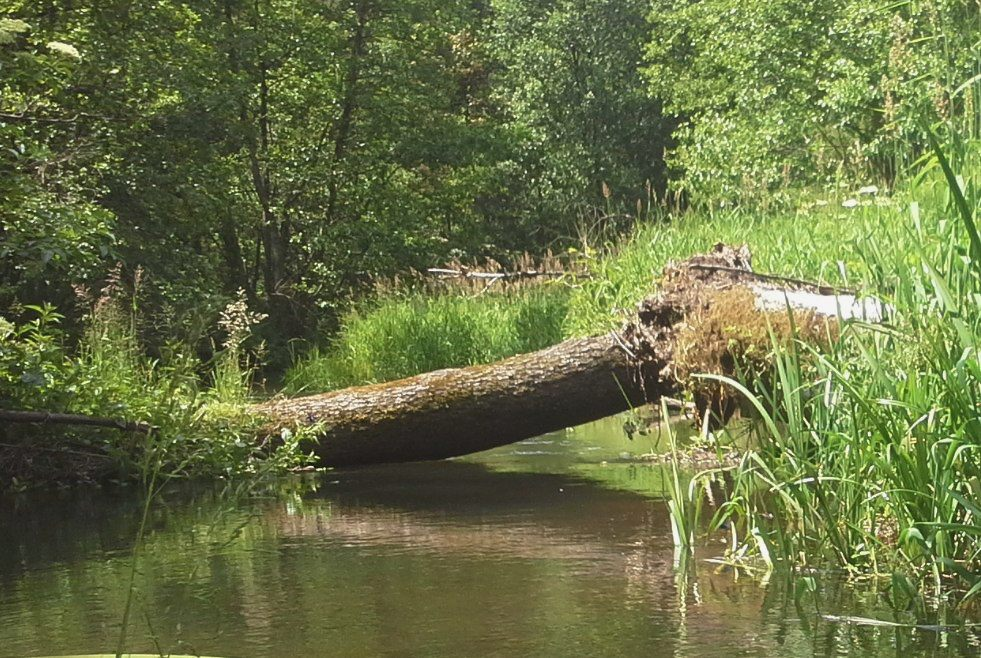
%> input picture rzeczka.jpg, 981 x 658 px
$ octave lab4_6.m   (GNU Octave 9; MATLAB toolbox functions it lacks are replaced by stand-ins)
%> lines starting %> are read from the running program, lines starting %| are printed output that depends on the picture
clear all; clf; clc;
#
img8 = imread("rzeczka.jpg");
%> img8 is the input picture: size 658x981x3 uint8; mean R, G, B 104.7, 113.4, 68.7
img = double(img8);
#
function wyjscie = PrzytnijZakres(wejscie)
  if(wejscie <= 0)
    wyjscie = 0;
  elseif(wejscie >= 255)
    wyjscie = 255;
  else
    wyjscie = wejscie;
  endif
endfunction
#
function wyjscie = Porownanie_vPS_mnoznik(we_stare, we_nowe, mnoznik)
  wyjscie = PrzytnijZakres(mnoznik * abs(we_nowe - we_stare));
endfunction
#
function wyjscie = Porownanie_v2_mnoznik(we_stare, we_nowe, mnoznik)
  wyjscie = PrzytnijZakres(mnoznik * (we_nowe - we_stare) + 127.5);
endfunction
#
gam = 1.5;
#
img_r = img(:,:,1);
img_g = img(:,:,2);
img_b = img(:,:,3);
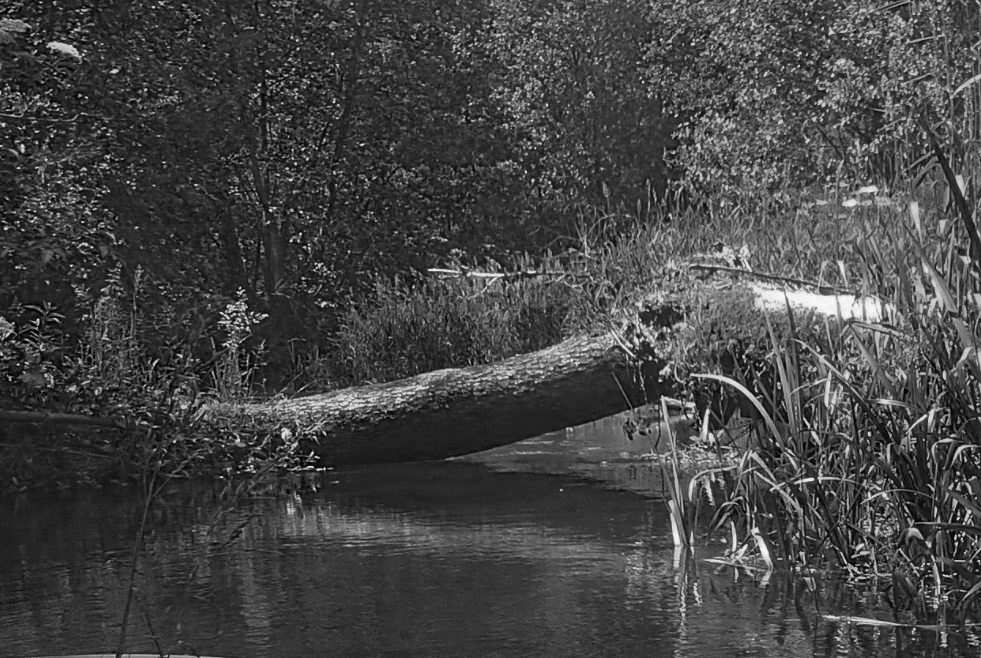
%> img_b: size 658x981 double; min 0, max 254, mean 68.7
#
img_y = 0 + 0.299*img_r + 0.587*img_g + 0.114*img_b;
img_cb = 128 - 0.168736*img_r - 0.331264*img_g + 0.5*img_b;
img_cr = 128 + 0.5*img_r - 0.418688*img_g - 0.081312*img_b;
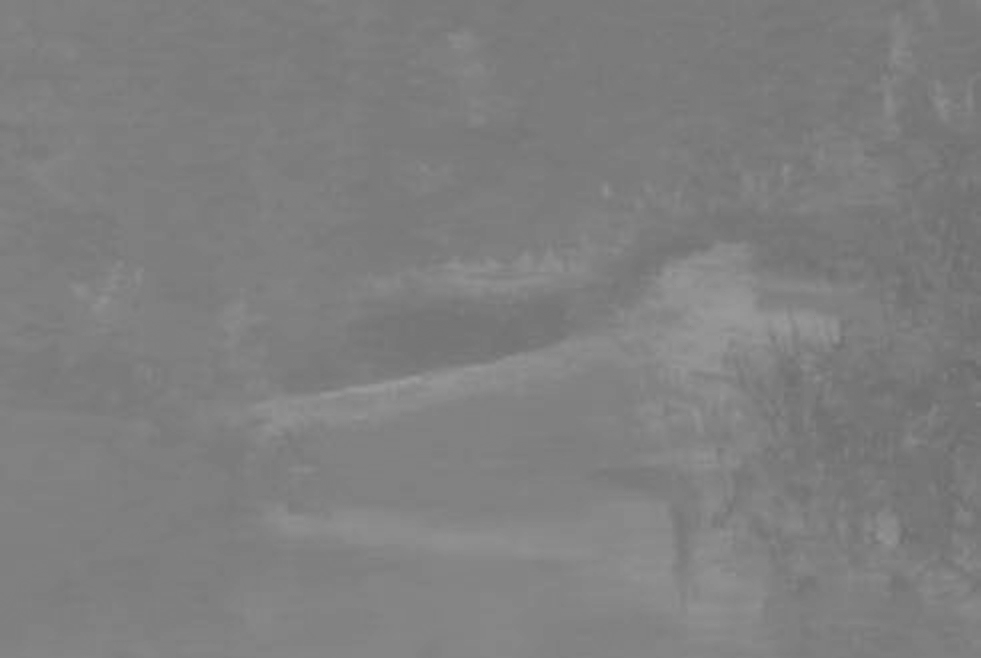
%> img_cr: size 658x981 double; min 107.8, max 156, mean 127.3
# Y gamma 1.5
img_y = ((img_y/255).^(1/gam))*255;
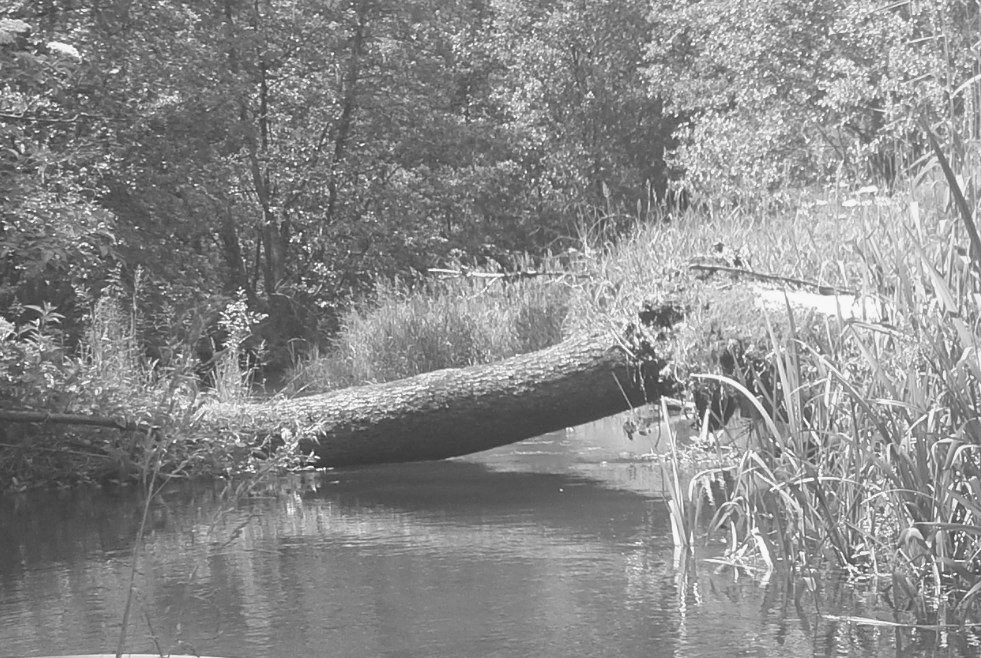
%> img_y: size 658x981 double; min 20.71, max 254.2, mean 138.7
#
img_pokonwersji = img;
img_pokonwersji(:,:,1) = round(img_y+1.402*(img_cr-128));
img_pokonwersji(:,:,2) = round(img_y-0.344136*(img_cb-128)-0.714136*(img_cr-128));
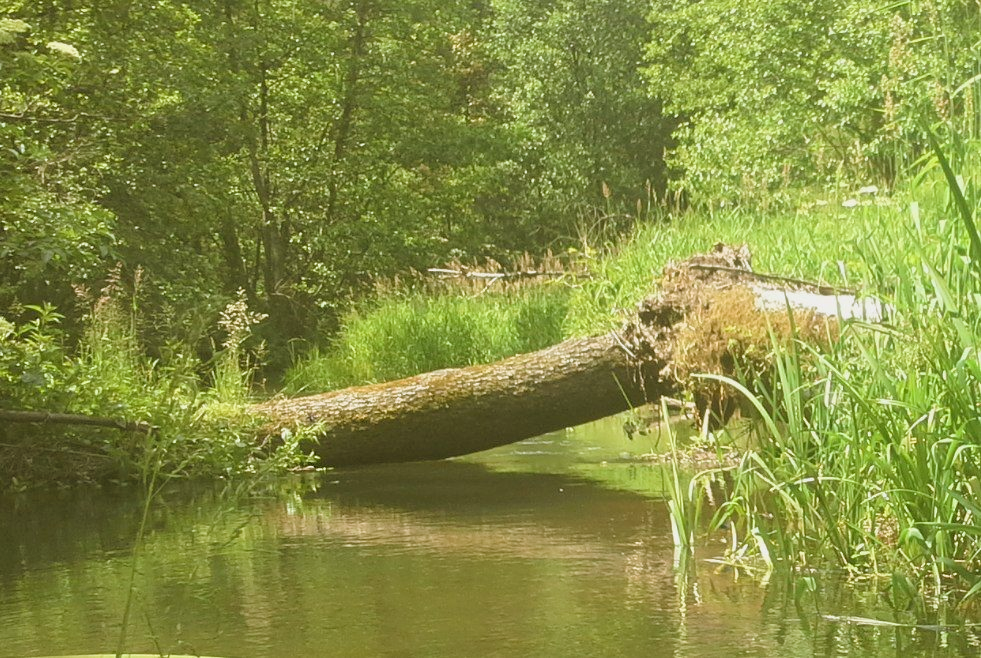
%> img_pokonwersji: size 658x981x3 double; mean R, G, B 137.7, 146.4, 68.7; drawn with min black and max white
img_pokonwersji(:,:,3) = round(img_y+1.772*(img_cb-128));
#
img_gam = ((img/255).^(1/gam))*255;
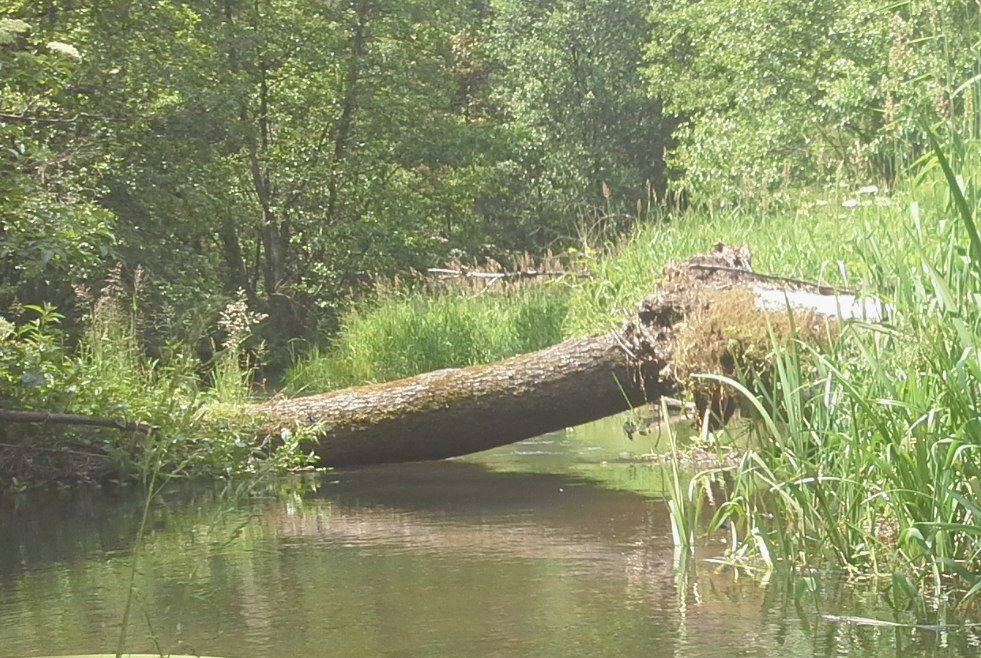
%> img_gam: size 658x981x3 double; mean R, G, B 137.7, 145.4, 103
#
subplot(2, 2, 1);
imshow(img_gam/255);
title("RGB gamma 1.5");
#
subplot(2, 2, 2);
imshow(img_pokonwersji/255);
title("YCbCr, Y gamma 1.5, RGB");
#
subplot(2, 2, 3);
imshow(Porownanie_vPS_mnoznik(img_gam, img_pokonwersji, 50)/255);
title("porownanie v.PS * 50");
#
subplot(2, 2, 4);
imshow(Porownanie_v2_mnoznik(img_gam, img_pokonwersji, 50)/255);
%> in PrzytnijZakres (call 2), `wyjscie = wejscie;`:
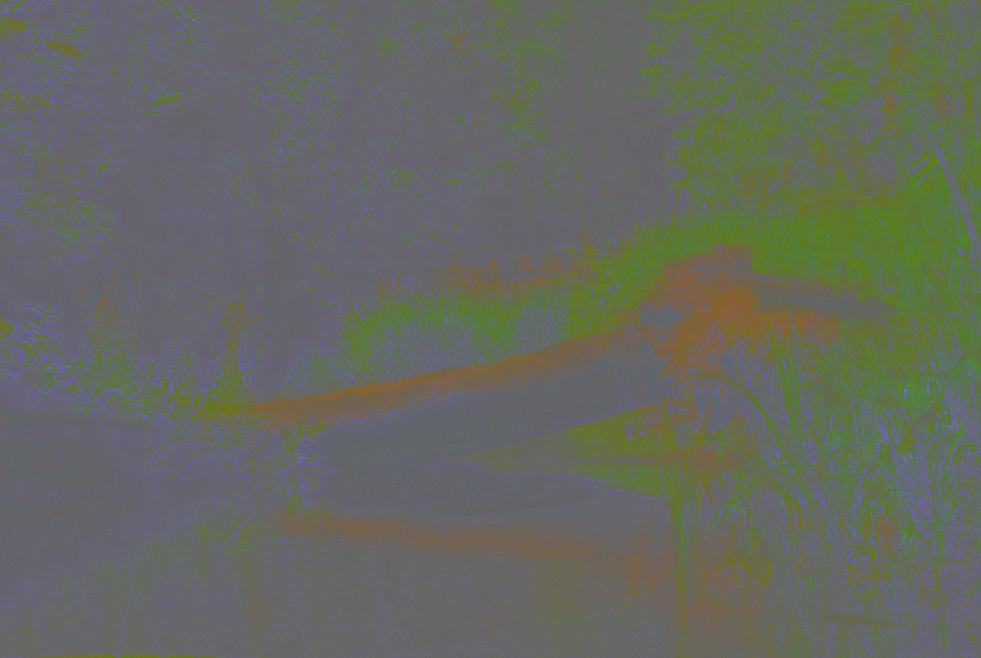
%> wyjscie: size 658x981x3 double; mean R, G, B 128.4, 178.9, 60.8; drawn with min black and max white
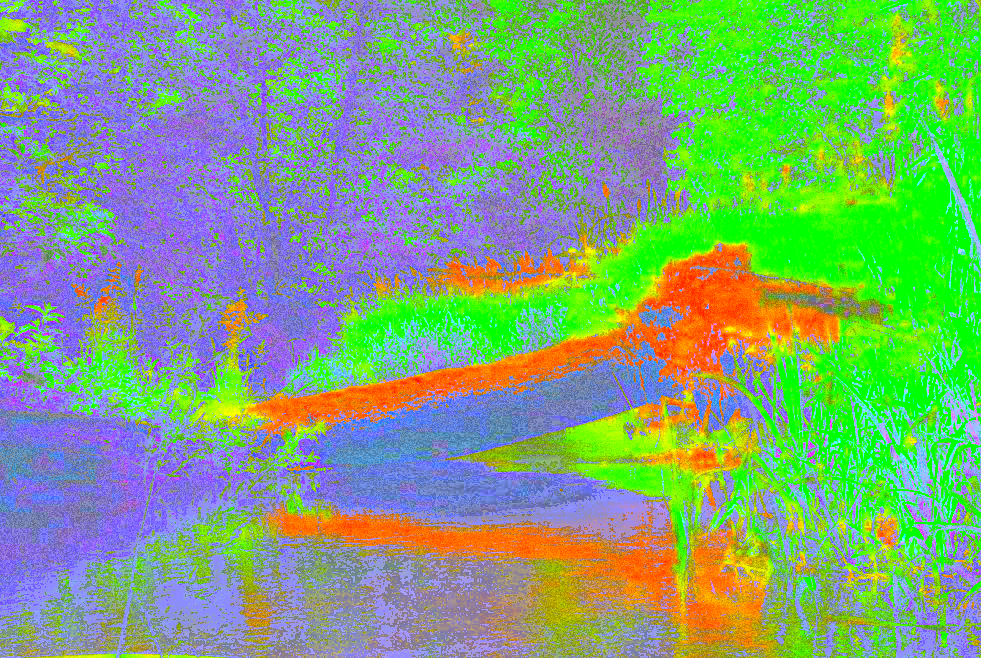
%> displayed picture: size 658x981x3, on the screen's scale of 0 to 255; mean R, G, B 125.5, 167, 122.9
title("porownanie v.2 * 300");

$ run again, with krajobraz.jpg copied over rzeczka.jpg
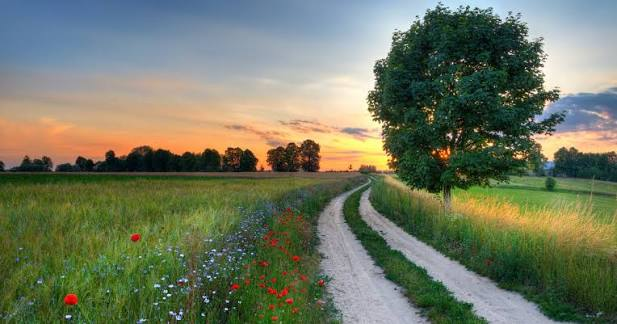
%> input picture krajobraz.jpg, 617 x 324 px
%> img8 is the input picture: size 324x617x3 uint8; mean R, G, B 112.5, 119.7, 96.8
%> in PrzytnijZakres (call 2), `wyjscie = wejscie;`:
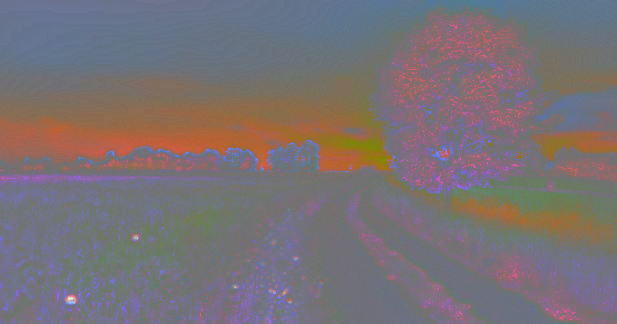
%> wyjscie: size 324x617x3 double; mean R, G, B 234.7, 120.1, 180.6; drawn with min black and max white
%> `imshow(Porownanie_v2_mnoznik(img_gam, img_pokonwersji, 50)/255);`:
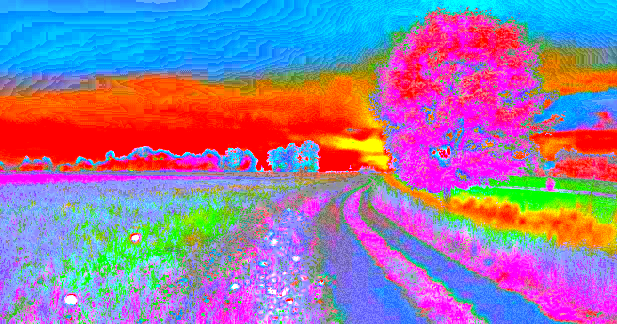
%> displayed picture: size 324x617x3, on the screen's scale of 0 to 255; mean R, G, B 151.7, 122.9, 162.9

$ run again, with plaza1.png saved as rzeczka.jpg
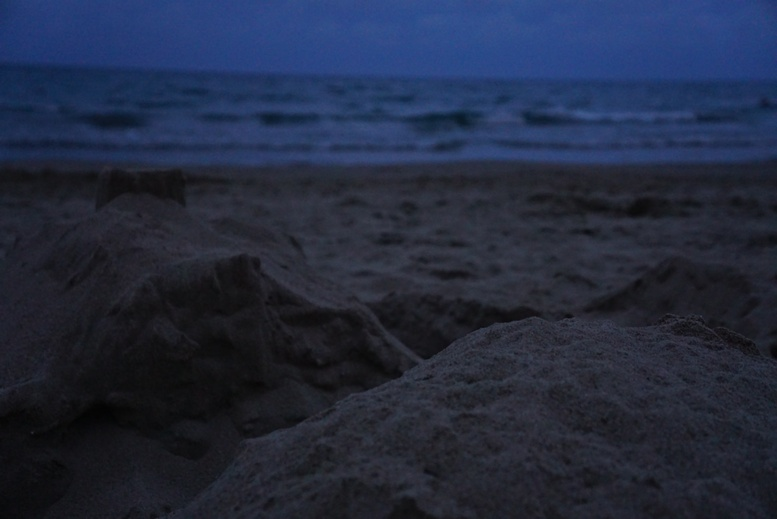
%> input picture plaza1.png, 777 x 519 px
%> img8 is the input picture: size 519x777x3 uint8; mean R, G, B 34.8, 42.5, 63.6
%> in PrzytnijZakres (call 2), `wyjscie = wejscie;`:
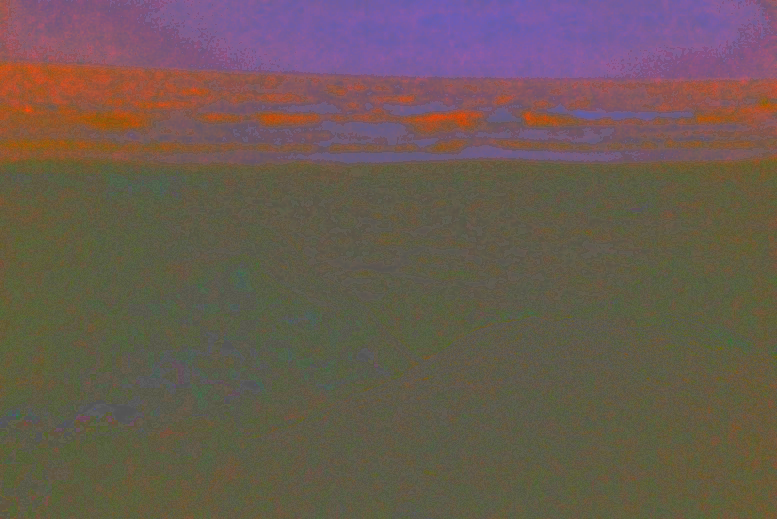
%> wyjscie: size 519x777x3 double; mean R, G, B 197.7, 133.7, 96.1; drawn with min black and max white
%> `imshow(Porownanie_v2_mnoznik(img_gam, img_pokonwersji, 50)/255);`:
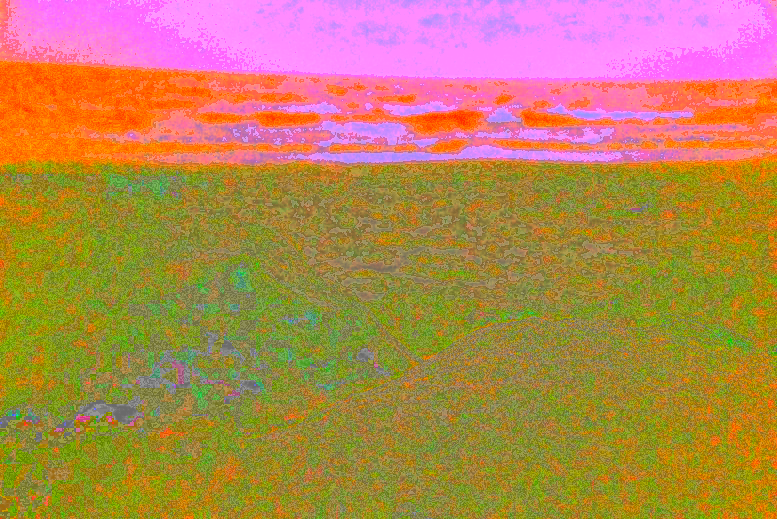
%> displayed picture: size 519x777x3, on the screen's scale of 0 to 255; mean R, G, B 181, 133.7, 82.7
